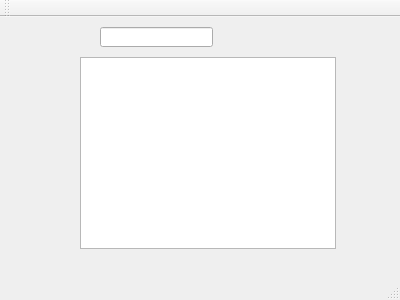
<?xml version="1.0" encoding="UTF-8"?>
<ui version="4.0">
 <class>MainWindow</class>
 <widget class="QMainWindow" name="MainWindow">
  <property name="geometry">
   <rect>
    <x>0</x>
    <y>0</y>
    <width>400</width>
    <height>300</height>
   </rect>
  </property>
  <property name="sizePolicy">
   <sizepolicy hsizetype="Fixed" vsizetype="Fixed">
    <horstretch>0</horstretch>
    <verstretch>0</verstretch>
   </sizepolicy>
  </property>
  <property name="windowTitle">
   <string>MainWindow</string>
  </property>
  <widget class="QWidget" name="centralWidget">
   <widget class="QTextEdit" name="textEdit">
    <property name="geometry">
     <rect>
      <x>80</x>
      <y>40</y>
      <width>256</width>
      <height>192</height>
     </rect>
    </property>
   </widget>
   <widget class="QLineEdit" name="lineEdit">
    <property name="geometry">
     <rect>
      <x>100</x>
      <y>10</y>
      <width>113</width>
      <height>20</height>
     </rect>
    </property>
    <property name="text">
     <string/>
    </property>
   </widget>
  </widget>
  <widget class="QMenuBar" name="menuBar">
   <property name="geometry">
    <rect>
     <x>0</x>
     <y>0</y>
     <width>400</width>
     <height>23</height>
    </rect>
   </property>
  </widget>
  <widget class="QToolBar" name="mainToolBar">
   <attribute name="toolBarArea">
    <enum>TopToolBarArea</enum>
   </attribute>
   <attribute name="toolBarBreak">
    <bool>false</bool>
   </attribute>
  </widget>
  <widget class="QStatusBar" name="statusBar"/>
  <action name="action">
   <property name="text">
    <string>保存</string>
   </property>
  </action>
 </widget>
 <layoutdefault spacing="6" margin="11"/>
 <resources/>
 <connections/>
</ui>
